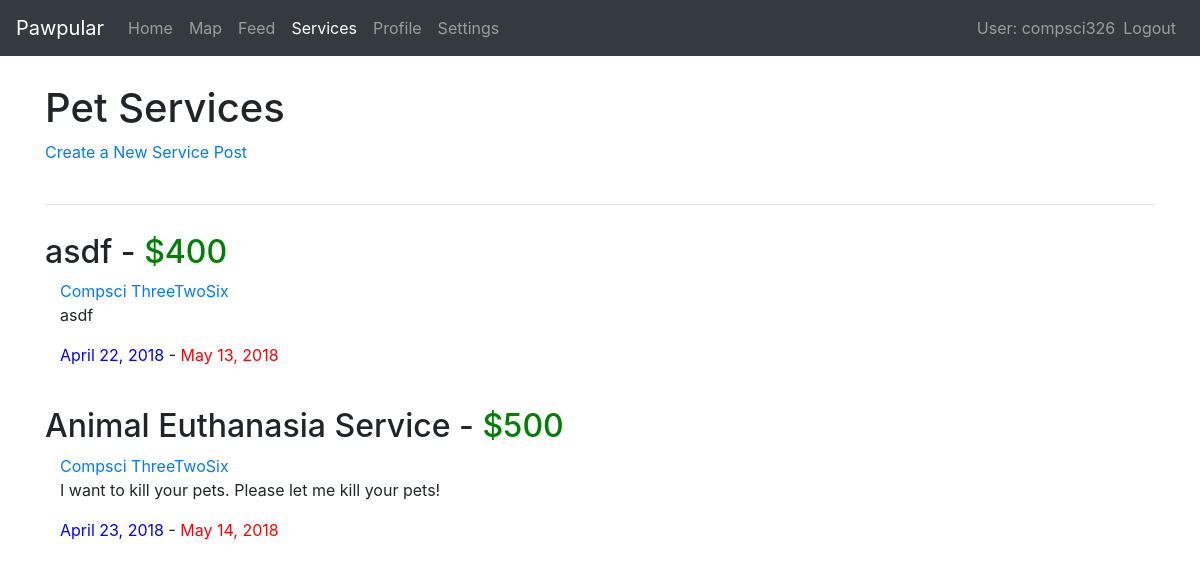
/pawpular/services/ (signed in), run on an earlier commit of the app's database.
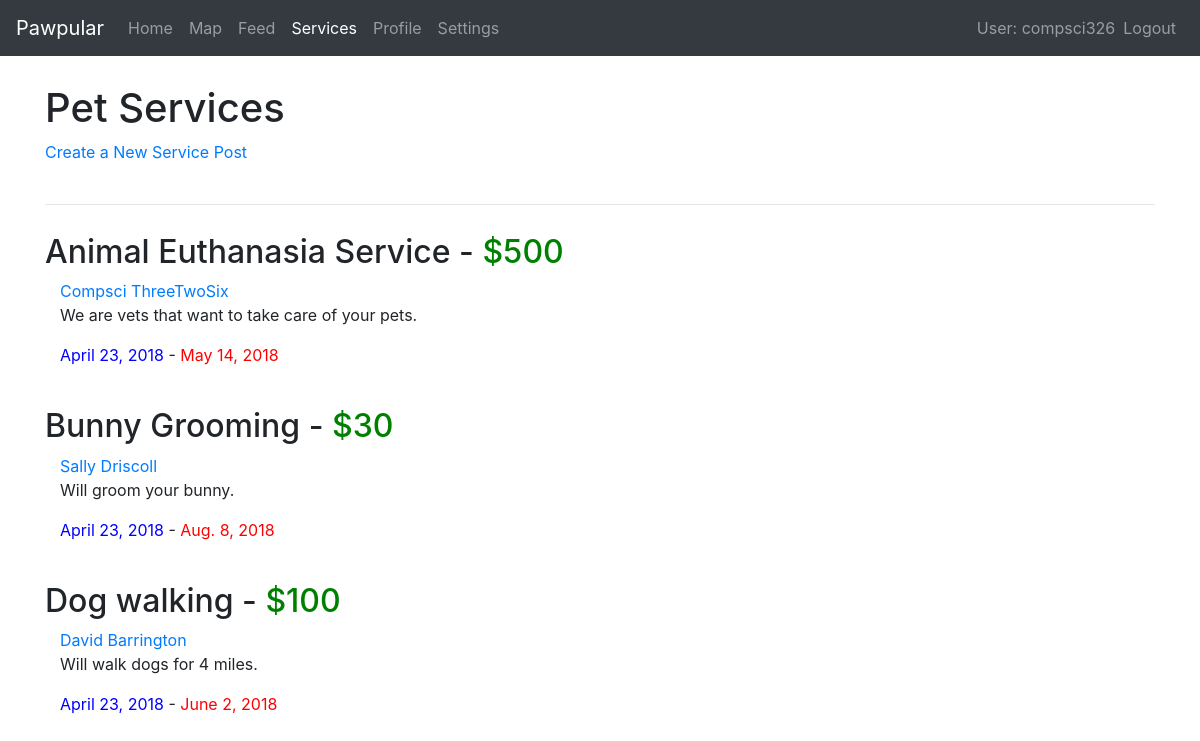
And on a later commit of the database.
### pawpular/models.py (models this page shows, shortened)
class Post(models.Model):
    createdBy = models.ForeignKey('Profile', on_delete=models.CASCADE)
    id = models.UUIDField(primary_key=True, default=uuid.uuid4)
    text = models.TextField(max_length=150)
    image = models.ImageField(upload_to='uploads/', blank=True,max_length=100)
    createdOn = models.DateField()
    title = models.CharField(max_length=50, default='')
    class Meta:
        abstract = True

class ServicePost(Post):
    cost = models.IntegerField(blank=True)
    startDate = models.DateField()
    endDate = models.DateField()

class Profile(models.Model):
    user = models.OneToOneField(User, on_delete=models.CASCADE)
    uuid = models.UUIDField(primary_key=True, default=uuid.uuid4)
    image = models.ImageField(upload_to='uploads/',blank = True)
    pets = models.ManyToManyField('Pet', blank=True)
    feedPosts = models.ManyToManyField('FeedPost', blank=True)
    mapPosts = models.ManyToManyField('MapPost', blank=True)
    servicePosts = models.ManyToManyField('ServicePost', blank=True)
    status=(
        ('1','on'),
        ('0','off'),
        )
    settings = models.CharField(max_length=1,choices=status, blank=False,default='1',help_text = 'settings status status')
    def get_absolute_url(self):
        return "/pawpular/profile/" + self.uuid.__str__()

### pawpular/views.py (the view)
# urls.py: path('services/', views.Services.as_view(), name='services'),
class Services(LoginRequiredMixin, generic.ListView):
    model = ServicePost

### pawpular/templates/pawpular/servicepost_list.html (shortened to what this page needs)
{% extends "base_generic.html" %}
{% block content %}
        <div class="container">
            <h1 style="padding-top:2.5%;">Pet Services</h1>
            <div><a  class="button" href="{%url 'service_create' %}">Create a New Service Post</a></div>
            <br>
            <hr>
        </div>
        {% for service in servicepost_list %}
            <section style="padding:1%;">
                <div class="container">
                    <h2>{{service.title}} - <a style = "color:green">${{service.cost}}</a></h2>
                    <div class = "container">
                        <a href="#" onclick="return false;" data-toggle="popover" title="Contact:" data-content="{{service.createdBy.user.email}}">{{service.createdBy.user.first_name}} {{service.createdBy.user.last_name}}</a>
                        <div>
                            <p>{{service.text}}</p>
                            <p><a style="color:blue">{{service.startDate}}</a> - <a style="color:red">{{service.endDate}}</a></p>
                        </div>
                    </div>
                </div>
            </section>
        {% endfor %}
 {% endblock %}

### pawpular/templates/base_generic.html (shortened to what this page needs)
<html lang="en">
<head>
  <link rel="stylesheet" href="https://maxcdn.bootstrapcdn.com/bootstrap/4.0.0/css/bootstrap.min.css">
</head>
<body data-spy="scroll" data-target=".navbar">
  {% block navbar%}
  <nav class="navbar navbar-expand-md bg-dark navbar-dark">
    <a class="navbar-brand" href="{% url 'index' %}">Pawpular</a>
        <div class="collapse navbar-collapse" id="collapsibleNavbar">
            <ul class="navbar-nav mr-auto">
            {% if user.is_authenticated %}
                <li {% if request.resolver_match.url_name == 'index' %} class="active" {% endif %}>
                        <a class="nav-link" href="{% url 'index' %}">Home</a>
                    </li>
                    <li {% if request.resolver_match.url_name == 'map' %} class="active" {% endif %}>
                        <a class="nav-link" href="{% url 'map' %}">Map</a>
                    </li>
                    <li {% if request.resolver_match.url_name == 'chat' %} class="active" {% endif %}>
                        <a class="nav-link" href="{% url 'chat' %}">Feed</a>
                    </li>
                    <li {% if request.resolver_match.url_name == 'services' %} class="active" {% endif %}>
                        <a class="nav-link" href="{% url 'services' %}">Services</a>
                    </li>
                    <li {% if request.resolver_match.url_name == 'profile' %} class="active" {% endif %}>
                        <a class="nav-link" href={{user.profile.get_absolute_url}} >Profile</a>
                    </li>
                    <li {% if request.resolver_match.url_name == 'settings' %} class="active" {% endif %}>
                        <a class="nav-link" href="{% url 'settings' %}">Settings</a>
                    </li>
                    </ul>
                    <ul class="navbar-nav mrl-auto">
                      <li class="navbar-text">User: {{ user.get_username }}</li>
                        <li class ="navbar-nav">
                          <a class="nav-link" href="{% url 'logout' %}?next={{request.path}}">Logout</a>
                        </li>
                    {% else %}
                      <li class="navbar-nav">
                          <a class = "nav-link" href="{% url 'login'%}?next={{request.path}}">Login</a>
                        </li>
                    </ul>
                    {% endif %}
        </div>
    </nav>
  {% endblock %}
  {% block content %}{% endblock %}
</body>

What changed in the data, as far as the page shows it:
removed ServicePost: title "asdf", cost "400", createdBy.user.first_name "Compsci", createdBy.user.last_name "ThreeTwoSix", text "asdf", startDate "April 22, 2018", endDate "May 13, 2018"
changed ServicePost "Animal Euthanasia Service": text "I want to kill your pets. Please let me kill your pets!" → "We are vets that want to take care of your pets."
added ServicePost: title "Bunny Grooming", cost "30", createdBy.user.first_name "Sally", createdBy.user.last_name "Driscoll", text "Will groom your bunny.", startDate "April 23, 2018", endDate "Aug. 8, 2018"
added ServicePost: title "Dog walking", cost "100", createdBy.user.first_name "David", createdBy.user.last_name "Barrington", text "Will walk dogs for 4 miles.", startDate "April 23, 2018", endDate "June 2, 2018"
